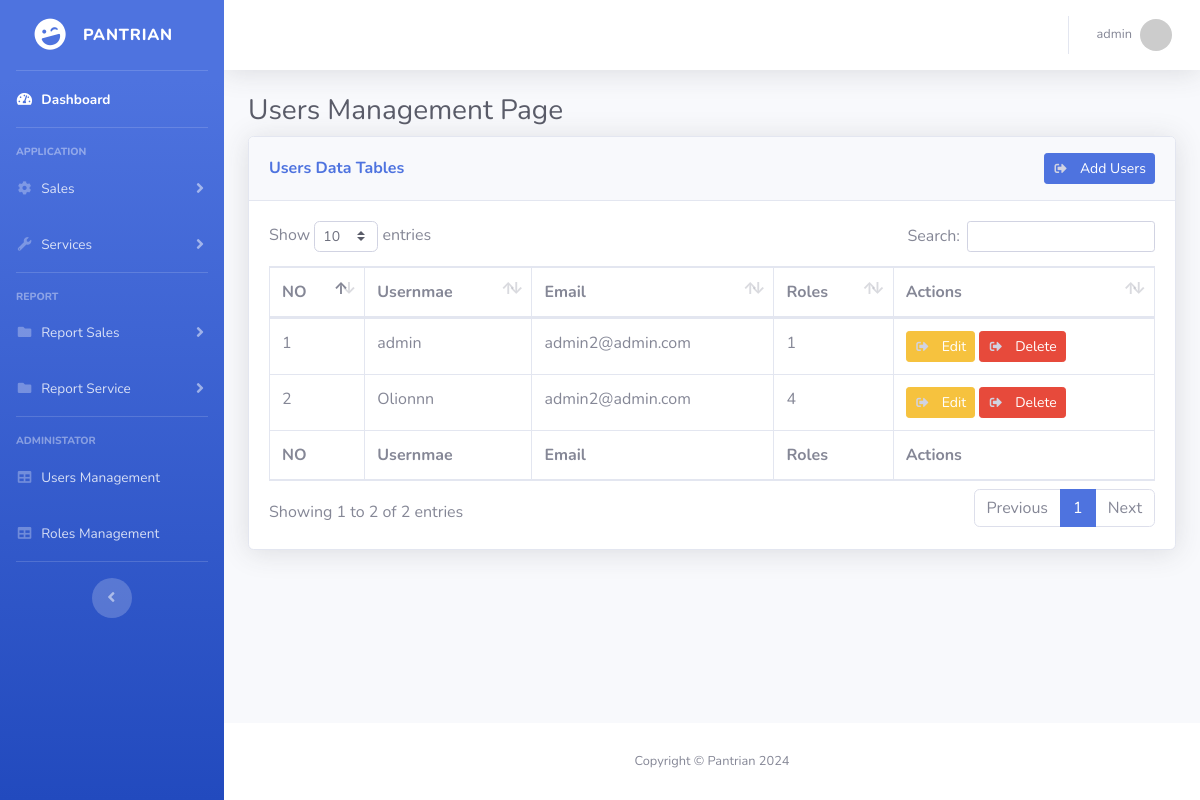
The app's page /pages/users.php (signed in), older data.
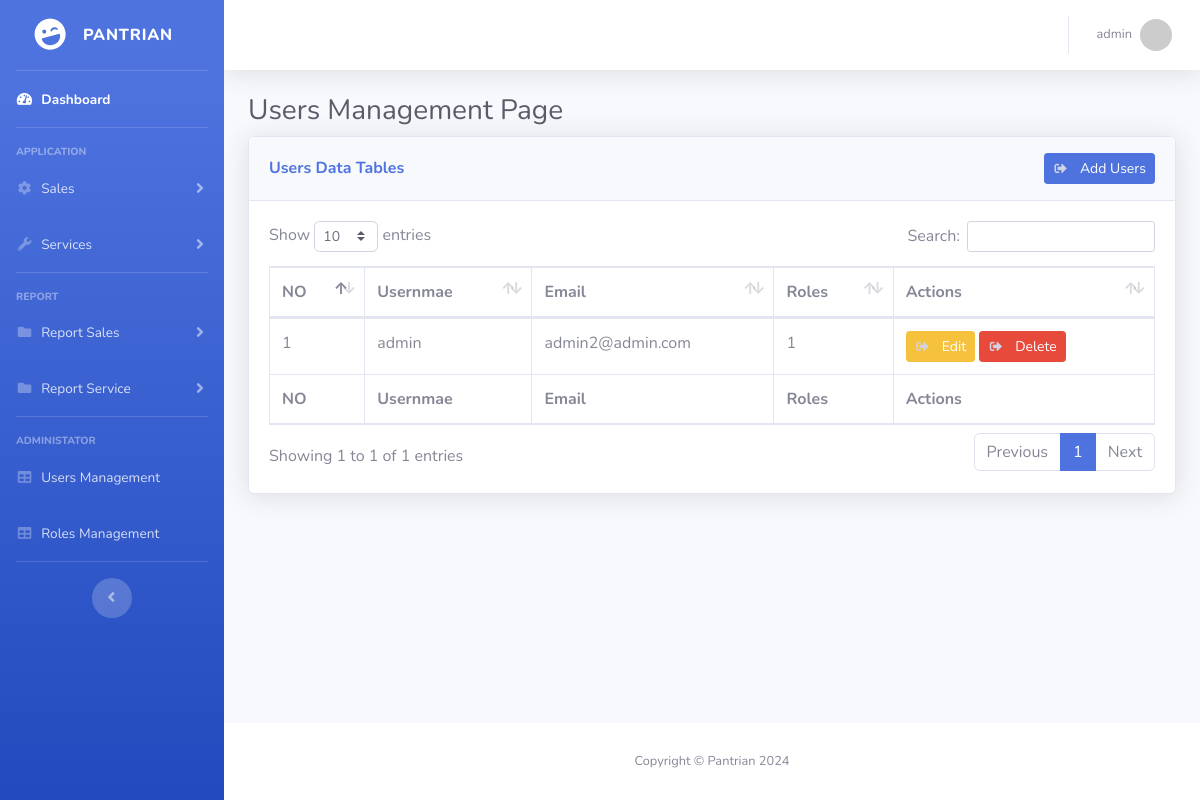
The same page, newer data.
### tables this page shows
CREATE TABLE `users` (
  `id` int(11) NOT NULL,
  `username` varchar(255) NOT NULL,
  `email` varchar(255) NOT NULL,
  `password` varchar(255) NOT NULL,
  `role_id` int(11) NOT NULL
);

### pages/users.php (the view, shortened to what this page needs)
<?php
    $title = "Users Management Page";
    require_once("../layout/header.php");
    require_once("../db.php");
    function getUsers() {
        global $db;
        $sql = "SELECT * FROM users";
        $result = $db->query($sql);
        $users = [];
        if ($result->num_rows > 0) {
            while($row = $result->fetch_assoc()) {
                $users[] = $row;
            }
        }
        return $users;
    }
?>
    <div id="wrapper">
        <?php require_once("../layout/sidebar.php"); ?>
        <div id="content-wrapper" class="d-flex flex-column">
            <div id="content">
                <?php  require_once("../layout/topbar.php"); ?>
                <div class="container-fluid">
                    <h1 class="h3 mb-2 text-gray-800"><?= $title ?></h1>
                    <div class="card shadow mb-4">
                        <div class="card-header py-3 d-flex justify-content-between">
                            <h6 class="m-0 my-auto font-weight-bold text-primary ">Users Data Tables</h6>
                            <button class="btn btn-primary btn-sm" data-toggle="modal" data-target="#addModal">
                                <i class="fas fa-sign-out-alt fa-sm fa-fw mr-2 text-gray-400"></i>
                                Add Users
                            </button>
                        </div>
                        <div class="card-body">
                            <div class="table-responsive">
                                <table class="table table-bordered" id="dataTable" width="100%" cellspacing="0">
                                    <thead>
                                        <tr>
                                            <th>NO</th>
                                            <th>Usernmae</th>
                                            <th>Email</th>
                                            <th>Roles</th>
                                            <th>Actions</th>
                                        </tr>
                                    </thead>
                                    <tfoot>
                                        <tr>
                                            <th>NO</th>
                                            <th>Usernmae</th>
                                            <th>Email</th>
                                            <th>Roles</th>
                                            <th>Actions</th>
                                        </tr>
                                    </tfoot>
                                    <tbody>
                                        <?php
                                            $no = 1;
                                            $users = getUsers();
                                            foreach($users as $user) {
                                                echo "<tr>";
                                                echo "<td>".$no."</td>";
                                                echo "<td>".$user['username']."</td>";
                                                echo "<td>".$user['email']."</td>";
                                                echo "<td>".$user['role_id']."</td>";
                                                echo "<td>
                                                    <button class='btn btn-warning btn-sm' data-toggle='modal' data-target='#editModal' data-id='".$user['id']."' data-username='".$user['username']."'  data-email='".$user['email']."' data-role='".$user['role_id']."'>
                                                        <i class='fas fa-sign-out-alt fa-sm fa-fw mr-2 text-gray-400'></i>
                                                        Edit
                                                    </button>
                                                    <button class='btn btn-danger btn-sm' data-toggle='modal' data-target='#deleteModal' data-id='".$user['id']."' data-username='".$user['username']."'  data-email='".$user['email']."'>
                                                        <i class='fas fa-sign-out-alt fa-sm fa-fw mr-2 text-gray-400'></i>
                                                        Delete
                                                    </button>
                                                </td>";
                                                echo "</tr>";
                                                $no++;
                                            }
                                        ?>
                                    </tbody>
                                </table>
                            </div>
                        </div>
                    </div>
                </div>
            </div>
            <?php require_once("../layout/bottombar.php"); ?>
        </div>
    </div>
    <?php
        require_once("../layout/footer.php");
    ?>

Row changes from the older to the newer data that the page shows:
removed users: username "Olionnn", email "admin2@admin.com", role "4"
Text that changed along with them:
text written by a page script: "Show entries Search: Showing 1 to 2 of 2 entries Previous 1 Next" → "Show entries Search: Showing 1 to 1 of 1 entries Previous 1 Next"
